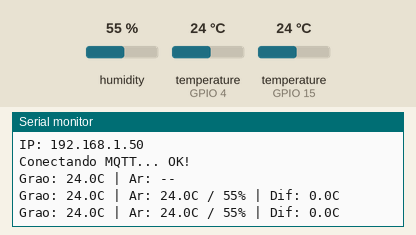
Simulated run of this program. Board: ESP32. On the bench: the last lines printed to the serial monitor. The inputs (shaded band) are chosen by the test bench; at power-on: humidity 55 %, temperature (sensors on GPIO 4, GPIO 15) 24 °C. WiFi joins after 1.5 s; servers stay silent unless stated; no MQTT or app messages arrive unless stated.

Above: at 4.3 s.
4.4 s: humidity set to 22 %
At 5.5 s:
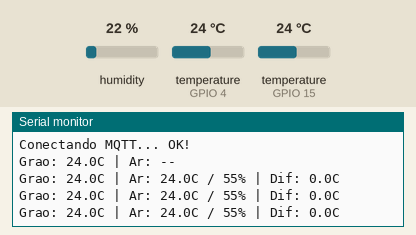
7.4 s: temperature (sensor on GPIO 4) set to 12 °C
At 8.9 s:
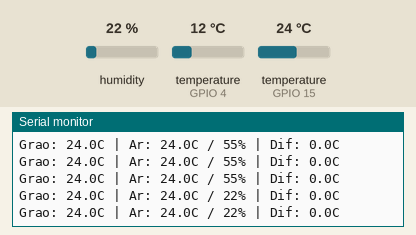
10.4 s: temperature (sensor on GPIO 15) set to 12 °C
At 12.0 s:
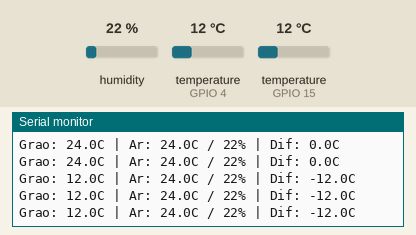
13.4 s: temperature (sensor on GPIO 4) set to 19 °C
At 15.0 s:
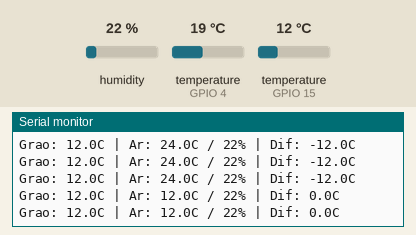
16.4 s: humidity set to 40 %
At 18.0 s:
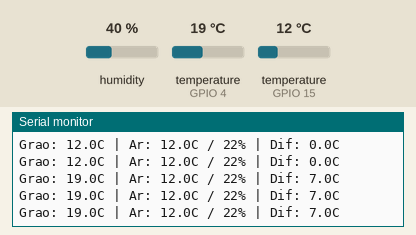
Timing chart, 0 to 19.5 s (numbered marks = the images above; inputs shaded):
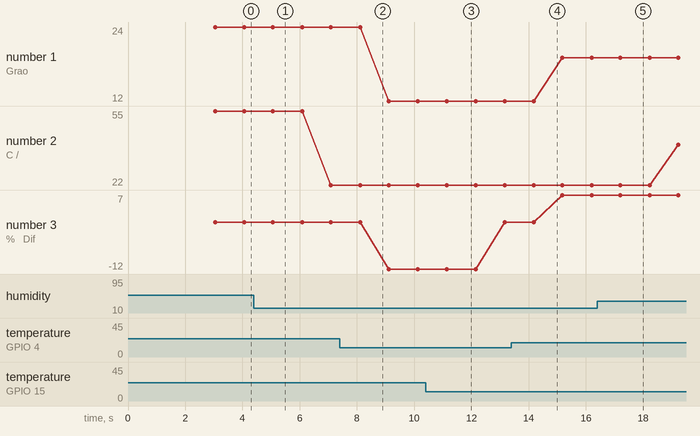

The program:

main.cpp
```cpp
#ifndef ARDUINO
#define ARDUINO 10819
#endif

#include <Arduino.h>
#include <WiFi.h>
#include <PubSubClient.h>
#include <OneWire.h>
#include <DallasTemperature.h>
#include <DHT.h>

// ===== Configurações =====
#define WIFI_SSID "uaifai-tiradentes"
#define WIFI_PASS "bemvindoaocesar"
// Use o IPv4 da máquina Windows na rede local (nao o IP interno do container).
#define MQTT_SERVER "192.168.0.9"
#define MQTT_PORT 1883
#define MQTT_TOPIC "silo/dados"

#define ONE_WIRE_BUS 4
#define DHT_PIN 15
#define DHT_TYPE DHT11

// ===== Objetos =====
OneWire oneWire(ONE_WIRE_BUS);
DallasTemperature sensors(&oneWire);
DHT dht(DHT_PIN, DHT_TYPE);
WiFiClient espClient;
PubSubClient mqtt(espClient);

// ===== Variáveis globais (protegidas por mutex) =====
volatile float tempGrao = 0.0;
volatile bool tempGraoValida = false;
volatile float tempAr = 0.0;
volatile float umidAr = 0.0;
volatile bool dhtValido = false;

SemaphoreHandle_t mutexDados;

// ===== Task DS18B20 (Core 1) =====
void taskDS18B20(void *pvParameters) {
    sensors.begin();

    int numSensores = sensors.getDeviceCount();
    Serial.print("DS18B20 encontrados: ");
    Serial.println(numSensores);

    while (1) {
        sensors.requestTemperatures();
        float tempC = sensors.getTempCByIndex(0);

        if (tempC != DEVICE_DISCONNECTED_C) {
            xSemaphoreTake(mutexDados, portMAX_DELAY);
            tempGrao = tempC;
            tempGraoValida = true;
            xSemaphoreGive(mutexDados);
        }

        vTaskDelay(pdMS_TO_TICKS(2000));
    }
}

// ===== Task DHT11 (Core 1) =====
void taskDHT(void *pvParameters) {
    dht.begin();
    vTaskDelay(pdMS_TO_TICKS(2000)); // DHT11 precisa de tempo para estabilizar

    while (1) {
        float t = dht.readTemperature();
        float h = dht.readHumidity();

        if (!isnan(t) && !isnan(h)) {
            xSemaphoreTake(mutexDados, portMAX_DELAY);
            tempAr = t;
            umidAr = h;
            dhtValido = true;
            xSemaphoreGive(mutexDados);
        }

        vTaskDelay(pdMS_TO_TICKS(2000)); // DHT11: mínimo 2s entre leituras
    }
}

// ===== Task MQTT (Core 0) =====
void taskMQTT(void *pvParameters) {
    // Conecta WiFi
    Serial.print("Conectando WiFi...");
    WiFi.begin(WIFI_SSID, WIFI_PASS);
    while (WiFi.status() != WL_CONNECTED) {
        delay(500);
        Serial.print(".");
    }
    Serial.println(" OK!");
    Serial.print("IP: ");
    Serial.println(WiFi.localIP());

    mqtt.setServer(MQTT_SERVER, MQTT_PORT);

    while (1) {
        if (WiFi.status() != WL_CONNECTED) {
            Serial.println("WiFi desconectado; reconectando...");
            mqtt.disconnect();
            WiFi.begin(WIFI_SSID, WIFI_PASS);
            while (WiFi.status() != WL_CONNECTED) {
                vTaskDelay(pdMS_TO_TICKS(500));
                Serial.print(".");
            }
            Serial.println(" WiFi reconectado!");
            continue;
        }

        if (!mqtt.connected()) {
            Serial.print("Conectando MQTT...");
            if (mqtt.connect("ESP32-Silo")) {
                Serial.println(" OK!");
            } else {
                Serial.print(" Falhou! Estado MQTT: ");
                Serial.println(mqtt.state());
                vTaskDelay(pdMS_TO_TICKS(2000));
                continue;
            }
        }
        mqtt.loop();

        // Lê variáveis protegidas
        float tGrao, tAr, uAr;
        bool gOk, dOk;
        xSemaphoreTake(mutexDados, portMAX_DELAY);
        tGrao = tempGrao;
        gOk = tempGraoValida;
        tAr = tempAr;
        uAr = umidAr;
        dOk = dhtValido;
        xSemaphoreGive(mutexDados);

        // Monta JSON
        char json[128];
        if (gOk && dOk) {
            snprintf(json, sizeof(json),
                "{\"temp_grao\":%.1f,\"temp_ar\":%.1f,\"umid_ar\":%.0f,\"diferenca\":%.1f}",
                tGrao, tAr, uAr, tGrao - tAr);
            if (!mqtt.publish(MQTT_TOPIC, json)) {
                Serial.println("Falha ao publicar dados MQTT.");
            }
        } else if (gOk) {
            snprintf(json, sizeof(json), "{\"temp_grao\":%.1f}", tGrao);
            if (!mqtt.publish(MQTT_TOPIC, json)) {
                Serial.println("Falha ao publicar dados MQTT.");
            }
        } else if (dOk) {
            snprintf(json, sizeof(json),
                "{\"temp_ar\":%.1f,\"umid_ar\":%.0f}", tAr, uAr);
            if (!mqtt.publish(MQTT_TOPIC, json)) {
                Serial.println("Falha ao publicar dados MQTT.");
            }
        }

        vTaskDelay(pdMS_TO_TICKS(2000));
    }
}

// ===== Task Serial (Core 0) =====
void taskSerial(void *pvParameters) {
    while (1) {
        float tGrao, tAr, uAr;
        bool gOk, dOk;
        xSemaphoreTake(mutexDados, portMAX_DELAY);
        tGrao = tempGrao;
        gOk = tempGraoValida;
        tAr = tempAr;
        uAr = umidAr;
        dOk = dhtValido;
        xSemaphoreGive(mutexDados);

        Serial.print("Grao: ");
        if (gOk) { Serial.print(tGrao, 1); Serial.print("C"); }
        else { Serial.print("--"); }

        Serial.print(" | Ar: ");
        if (dOk) {
            Serial.print(tAr, 1); Serial.print("C / ");
            Serial.print(uAr, 0); Serial.print("%");
        } else {
            Serial.print("--");
        }

        if (gOk && dOk) {
            Serial.print(" | Dif: ");
            Serial.print(tGrao - tAr, 1);
            Serial.print("C");
        }

        Serial.println();
        vTaskDelay(pdMS_TO_TICKS(1000));
    }
}

// ===== Setup =====
void setup() {
    Serial.begin(115200);
    Serial.println("Silo Monitor - DS18B20 + DHT11 + MQTT + FreeRTOS");

    mutexDados = xSemaphoreCreateMutex();

    // Core 1: sensores
    xTaskCreatePinnedToCore(taskDS18B20, "DS18B20", 4096, NULL, 2, NULL, 1);
    xTaskCreatePinnedToCore(taskDHT, "DHT11", 4096, NULL, 2, NULL, 1);

    // Core 0: comunicação
    xTaskCreatePinnedToCore(taskMQTT, "MQTT", 4096, NULL, 1, NULL, 0);
    xTaskCreatePinnedToCore(taskSerial, "Serial", 4096, NULL, 1, NULL, 0);
}

void loop() {
    vTaskDelay(pdMS_TO_TICKS(1000));
}
```

Measured:
- plotted number 1: 24 → 12 after the input at 7.4 s, 12 → 19 after the input at 13.4 s
- plotted number 2: 55 → 22 after the input at 4.4 s, 22 → 40 after the input at 16.4 s
- plotted number 3: 0 → -12 after the input at 7.4 s, 0 → 7 after the input at 13.4 s
